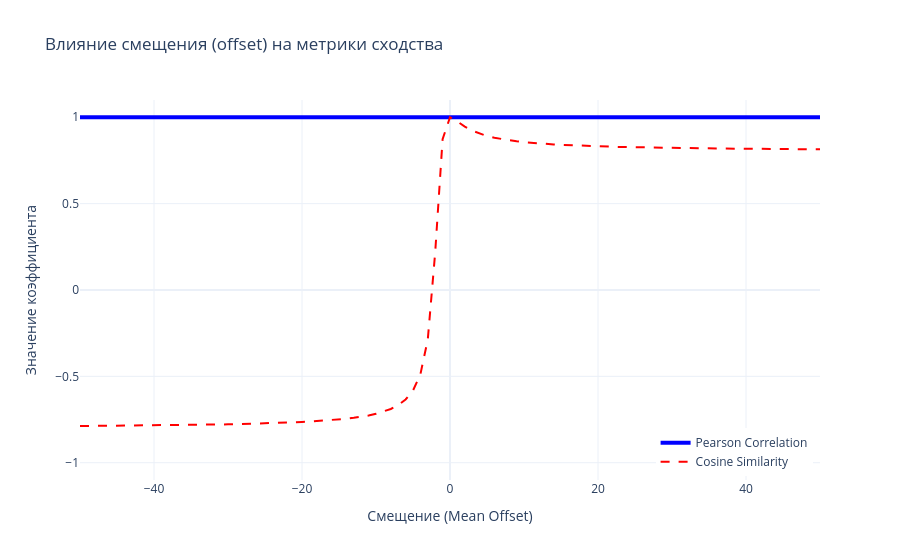

Notebook source saved alongside this figure:
### Code cell
# Визуализация
fig = go.Figure()

# Линия для корреляции Пирсона
fig.add_trace(go.Scatter(
    x=offsets, y=pearson_results,
    mode='lines', name='Pearson Correlation',
    line=dict(color='blue', width=4)
))

# Линия для косинусного сходства
fig.add_trace(go.Scatter(
    x=offsets, y=cosine_results,
    mode='lines', name='Cosine Similarity',
    line=dict(color='red', width=2, dash='dash')
))

fig.update_layout(
    title="Влияние смещения (offset) на метрики сходства",
    xaxis_title="Смещение (Mean Offset)",
    yaxis_title="Значение коэффициента",
    yaxis=dict(range=[-1.1, 1.1]),
    template="plotly_white",
    legend=dict(yanchor="bottom", y=0.01, xanchor="right", x=0.99)
)

fig.show()

### Figure 1 — Plotly figure (JSON) as saved in the notebook; plotly's stock layout.template omitted (floating-point values rounded to 4 significant figures)
{"data": [{"line": {"color": "blue", "width": 4}, "mode": "lines", "name": "Pearson Correlation", "x": [-50, -49, -48, -47, -46, -45, -44, -43, -42, -41, -40, -39, -38, -37, -36, -35, -34, -33, -32, -31, -30, -29, -28, -27, -26, -25, -24, -23, -22, -21, -20, -19, -18, -17, -16, -15, -14, -13, -12, -11, -10, -9, -8, -7, -6, -5, -4, -3, -2, -1, 0, 1, 2, 3, 4, 5, 6, 7, 8, 9, 10, 11, 12, 13, 14, 15, 16, 17, 18, 19, 20, 21, 22, 23, 24, 25, 26, 27, 28, 29, 30, 31, 32, 33, 34, 35, 36, 37, 38, 39, 40, 41, 42, 43, 44, 45, 46, 47, 48, 49, 50], "y": [1.0, 1.0, 1.0, 1.0, 1.0, 1.0, 1.0, 1.0, 1.0, 1.0, 1.0, 1.0, 1.0, 1.0, 1.0, 1.0, 1.0, 1.0, 1.0, 1.0, 1.0, 1.0, 1.0, 1.0, 1.0, 1.0, 1.0, 1.0, 1.0, 1.0, 1.0, 1.0, 1.0, 1.0, 1.0, 1.0, 1.0, 1.0, 1.0, 1.0, 1.0, 1.0, 1.0, 1.0, 1.0, 1.0, 1.0, 1.0, 1.0, 1.0, 1.0, 1.0, 1.0, 1.0, 1.0, 1.0, 1.0, 1.0, 1.0, 1.0, 1.0, 1.0, 1.0, 1.0, 1.0, 1.0, 1.0, 1.0, 1.0, 1.0, 1.0, 1.0, 1.0, 1.0, 1.0, 1.0, 1.0, 1.0, 1.0, 1.0, 1.0, 1.0, 1.0, 1.0, 1.0, 1.0, 1.0, 1.0, 1.0, 1.0, 1.0, 1.0, 1.0, 1.0, 1.0, 1.0, 1.0, 1.0, 1.0, 1.0, 1.0], "type": "scatter"}, {"line": {"color": "red", "dash": "dash", "width": 2}, "mode": "lines", "name": "Cosine Similarity", "x": [-50, -49, -48, -47, -46, -45, -44, -43, -42, -41, -40, -39, -38, -37, -36, -35, -34, -33, -32, -31, -30, -29, -28, -27, -26, -25, -24, -23, -22, -21, -20, -19, -18, -17, -16, -15, -14, -13, -12, -11, -10, -9, -8, -7, -6, -5, -4, -3, -2, -1, 0, 1, 2, 3, 4, 5, 6, 7, 8, 9, 10, 11, 12, 13, 14, 15, 16, 17, 18, 19, 20, 21, 22, 23, 24, 25, 26, 27, 28, 29, 30, 31, 32, 33, 34, 35, 36, 37, 38, 39, 40, 41, 42, 43, 44, 45, 46, 47, 48, 49, 50], "y": [-0.7878, -0.7875, -0.7872, -0.7869, -0.7865, -0.7862, -0.7858, -0.7854, -0.785, -0.7846, -0.7841, -0.7836, -0.7831, -0.7826, -0.782, -0.7814, -0.7808, -0.7801, -0.7794, -0.7786, -0.7777, -0.7768, -0.7759, -0.7748, -0.7737, -0.7725, -0.7711, -0.7697, -0.768, -0.7663, -0.7643, -0.762, -0.7595, -0.7567, -0.7535, -0.7497, -0.7454, -0.7402, -0.734, -0.7264, -0.717, -0.7049, -0.6889, -0.6667, -0.634, -0.5819, -0.488, -0.2857, 0.2182, 0.8729, 1.0, 0.9759, 0.9456, 0.9222, 0.9048, 0.8915, 0.8811, 0.8729, 0.8661, 0.8606, 0.8558, 0.8518, 0.8484, 0.8454, 0.8427, 0.8404, 0.8383, 0.8364, 0.8347, 0.8331, 0.8317, 0.8305, 0.8293, 0.8282, 0.8272, 0.8263, 0.8254, 0.8246, 0.8238, 0.8231, 0.8225, 0.8219, 0.8213, 0.8207, 0.8202, 0.8197, 0.8192, 0.8188, 0.8184, 0.818, 0.8176, 0.8172, 0.8169, 0.8165, 0.8162, 0.8159, 0.8156, 0.8153, 0.8151, 0.8148, 0.8146], "type": "scatter"}], "layout": {"yaxis": {"title": {"text": "Значение коэффициента"}, "range": [-1.1, 1.1]}, "legend": {"yanchor": "bottom", "y": 0.01, "xanchor": "right", "x": 0.99}, "title": {"text": "Влияние смещения (offset) на метрики сходства"}, "xaxis": {"title": {"text": "Смещение (Mean Offset)"}}}}
